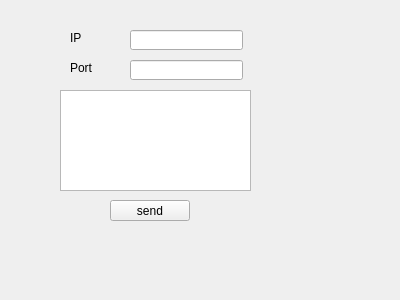
<?xml version="1.0" encoding="UTF-8"?>
<ui version="4.0">
 <class>Widget</class>
 <widget class="QWidget" name="Widget">
  <property name="geometry">
   <rect>
    <x>0</x>
    <y>0</y>
    <width>400</width>
    <height>300</height>
   </rect>
  </property>
  <property name="windowTitle">
   <string>Widget</string>
  </property>
  <widget class="QPushButton" name="buttonSend">
   <property name="geometry">
    <rect>
     <x>110</x>
     <y>200</y>
     <width>80</width>
     <height>21</height>
    </rect>
   </property>
   <property name="text">
    <string>send</string>
   </property>
  </widget>
  <widget class="QTextEdit" name="textEdit">
   <property name="geometry">
    <rect>
     <x>60</x>
     <y>90</y>
     <width>191</width>
     <height>101</height>
    </rect>
   </property>
  </widget>
  <widget class="QLabel" name="label">
   <property name="geometry">
    <rect>
     <x>70</x>
     <y>30</y>
     <width>41</width>
     <height>16</height>
    </rect>
   </property>
   <property name="text">
    <string>IP</string>
   </property>
  </widget>
  <widget class="QLabel" name="label_2">
   <property name="geometry">
    <rect>
     <x>70</x>
     <y>60</y>
     <width>41</width>
     <height>16</height>
    </rect>
   </property>
   <property name="text">
    <string>Port</string>
   </property>
  </widget>
  <widget class="QLineEdit" name="lineEditPort">
   <property name="geometry">
    <rect>
     <x>130</x>
     <y>60</y>
     <width>113</width>
     <height>20</height>
    </rect>
   </property>
  </widget>
  <widget class="QLineEdit" name="lineEditIP">
   <property name="geometry">
    <rect>
     <x>130</x>
     <y>30</y>
     <width>113</width>
     <height>20</height>
    </rect>
   </property>
  </widget>
 </widget>
 <layoutdefault spacing="6" margin="11"/>
 <resources/>
 <connections/>
</ui>
